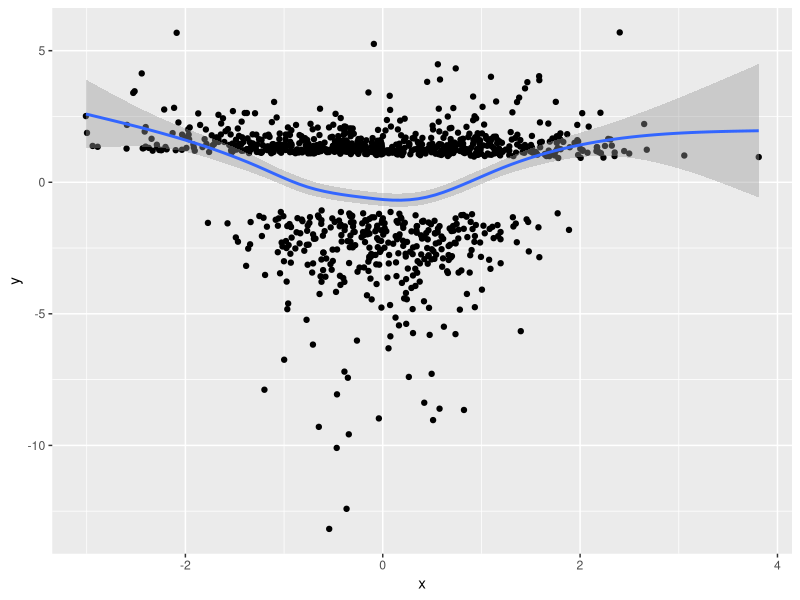
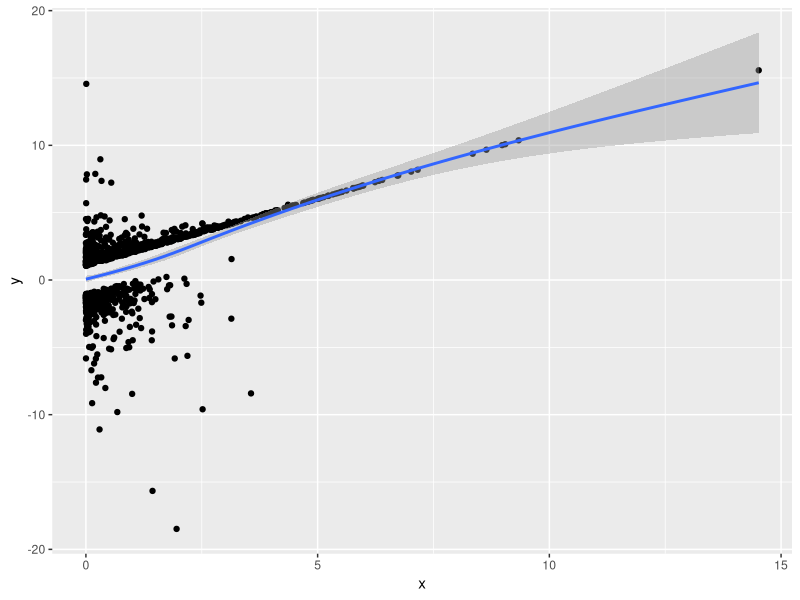
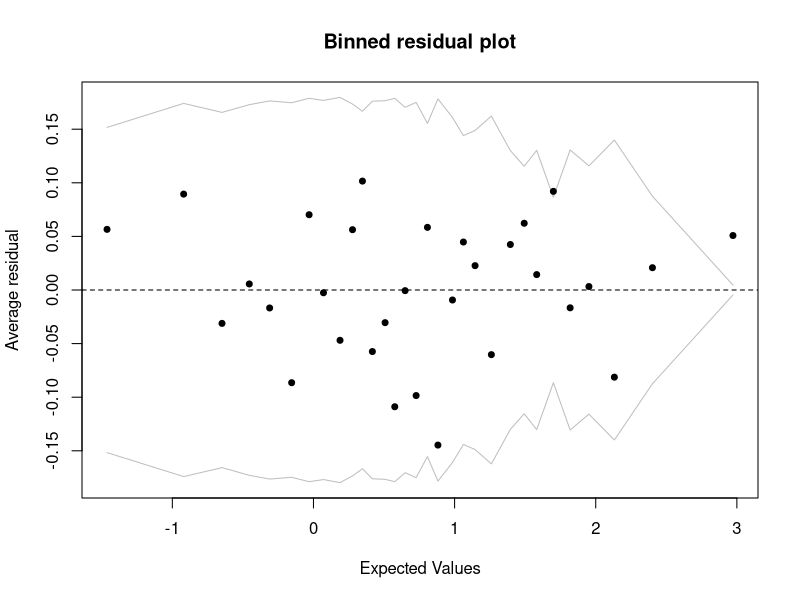
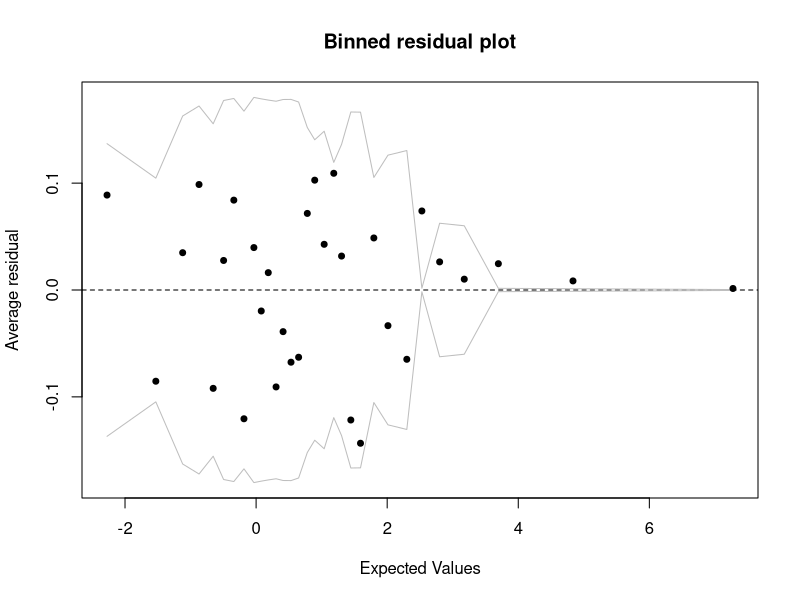

Here is the R script that generated these plots, in order:
## ---- chunk 1
#| label: init
#| cache: false
#| include: false
library('tidyverse')
set.seed(1)
## ---- chunk 2
# Number of individuals:
n <- 1000 

# Number of parameters:
p <- 2

# matrix with predictors :
X1 <- matrix(rnorm(n * p), ncol = p)

# construct matrix, where first predictor is squarred, 
# so that a quadratic relation can be construted easily:
X2 <- X1
X2[, 1] <- X2[, 1] ^ 2

# beta consists just of ones:
beta <- rep(1, p)

# simulate outcome:
y_logit <- X2 %*% beta
p <- plogis(y_logit)
outcome <- rbinom(n, 1, p)
## ---- chunk 3
# fit a model with all predictors on linear scale:
fm_all_linear <- glm(outcome ~ X1, family = binomial())

# fit a model with first predictor quadratic:
fm_first_quadratic <- glm(outcome ~ X2, family = binomial())
## ---- chunk 4
# Function `prplot` slightly modified from package `faraway`:
prplot2 <- function (g, i) 
{
    xl <- attributes(g$terms)$term.labels[i]
    yl <- paste("beta*", xl, "+res", sep = "")
    x <- model.matrix(g)[, i + 1]
    y <- g$coeff[i + 1] * x + g$res
    tibble(x = x, y = y) |> 
      ggplot(aes(x, y)) + geom_point() + geom_smooth()
}
## ---- chunk 5
# If you fit the inadequate model with also a linear relation for the first 
# predictor, you see a characteristic pattern in the residuals:
prplot2(fm_all_linear, 1)

# If you fit the "true" model there is no such pattern:
prplot2(fm_first_quadratic, 1)
## ---- chunk 6
library(arm)
binnedplot(predict(fm_all_linear), residuals(fm_all_linear, type = "response"))
binnedplot(predict(fm_first_quadratic), residuals(fm_first_quadratic, type = "response"))
